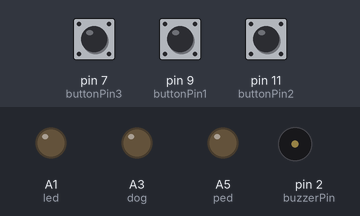
Bench run of a sketch on a simulated Arduino Uno, built with avr-gcc and run on an emulated ATmega328P. Shown: output pins drawn as LEDs (lit = HIGH), buzzer (waves = sounding). The inputs (shaded band) are chosen by the test bench; at power-on: pin 7 (buttonPin3) LOW, pin 9 (buttonPin1) LOW, pin 11 (buttonPin2) LOW.

Above: at 1.2 s.
1.3 s: pin 7 (buttonPin3) pulled HIGH for 0.15 s
At 1.76 s:
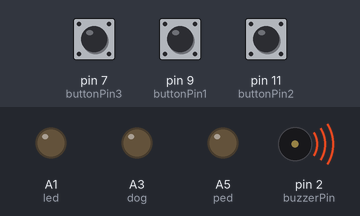
4.3 s: pin 9 (buttonPin1) pulled HIGH for 3.2 s
At 6.05 s:
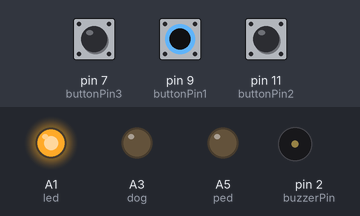
9.0 s: pin 11 (buttonPin2) pulled HIGH for 3.2 s
At 10.52 s:
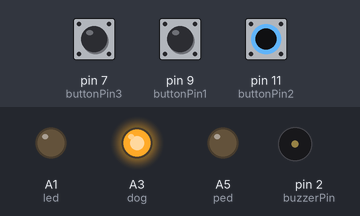
Timing chart, 0 to 16.5 s (numbered marks = the images above; inputs shaded):
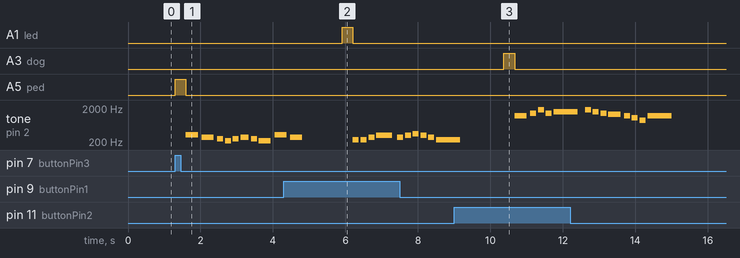

The sketch:

Jukebox_Code.ino
```cpp
#include "pitches.h"
const int buttonPin1 = 9;
const int buttonPin2 = 11;
const int buttonPin3 = 7;
int buttonState1 = 0;
int buttonState2 = 0;
int buttonState3 = 0;
const int buzzerPin = 2;
static int led = A1;
static int dog = A3;
static int ped = A5;
int nightsMelody[] = {
 233,233,277,311,277,311,349,311,277,233
 };

int nightsDurations[] = {
  8,8,8,3,8,8,8,8,8,2
};
int maskMelody[] = {
NOTE_D6,NOTE_F6,NOTE_A6,NOTE_F6,NOTE_G6,NOTE_A6,NOTE_G6,
NOTE_F6,NOTE_E6,NOTE_D6,NOTE_C6,NOTE_A5,NOTE_D6
};
int beatsPerMinute = 45;
int maskDurations[] = {
  4,8,8,8,2,8,8,8,4,8,8,8,2
};
int replayMelody[] = {
  NOTE_E4, NOTE_CS4,NOTE_B3,NOTE_A3,NOTE_B3,NOTE_CS4,NOTE_B3,NOTE_A3,NOTE_E4,NOTE_CS4

};
int replayDurations[] = {
  4,4,8,8,8,6,8,4,4,4
};
void setup() {
  // put your setup code here, to run once:

  pinMode(buttonPin1, INPUT);
    pinMode(buttonPin2, INPUT);
      pinMode(buttonPin3, INPUT);
   pinMode(led,OUTPUT);
      pinMode(dog,OUTPUT);
         pinMode(ped,OUTPUT);
}

void loop() {
  buttonState1 = digitalRead(buttonPin1);
  buttonState2 = digitalRead(buttonPin2);
  buttonState3 = digitalRead(buttonPin3);
  // put your main code here, to run repeatedly:
  if (buttonState1 == HIGH) {
   digitalWrite(led,HIGH);   // turn the LED on (HIGH is the voltage level)
  delay(300);                       // wait for a second
  digitalWrite(led,LOW);    // turn the LED off by making the voltage LOW
  delay(0);
   playNights();

   }

   if (buttonState2 == HIGH) {
       digitalWrite(dog,HIGH);   // turn the LED on (HIGH is the voltage level)
  delay(300);                       // wait for a second
  digitalWrite(dog,LOW);    // turn the LED off by making the voltage LOW
  delay(0);
     playMask();

   }
   if (buttonState3 == HIGH) {
   digitalWrite(ped,HIGH);   // turn the LED on (HIGH is the voltage level)
  delay(300);                       // wait for a second
  digitalWrite(ped,LOW);    // turn the LED off by making the voltage LOW
  delay(0);
    playReplay();

   }
}
void playNights(){
  // iterate over the notes of the melody:
  int len = sizeof(nightsMelody)/sizeof(nightsMelody[0]);
  for (int thisNote = 0; thisNote < len; thisNote++) {

    // to calculate the note duration, take one second divided by the note type.
    //e.g. quarter note = 1000 / 4, eighth note = 1000/8, etc.
    int noteDuration = static_cast<int>(1000 / nightsDurations[thisNote] * 60 / beatsPerMinute);
    tone(buzzerPin, nightsMelody[thisNote], noteDuration);

    // to distinguish the notes, set a minimum time between them.
    // the note's duration + 30% seems to work well:
    int pauseBetweenNotes = noteDuration * 1.30;
    delay(pauseBetweenNotes);
    // stop the tone playing:
    noTone(buzzerPin);
  }
  // Pause before playing again
  delay(1000);
}

void playMask(){
  // iterate over the notes of the melody:
  int len = sizeof(maskMelody)/sizeof(maskMelody[0]);
  for (int thisNote = 0; thisNote < len; thisNote++) {

    // to calculate the note duration, take one second divided by the note type.
    //e.g. quarter note = 1000 / 4, eighth note = 1000/8, etc.
    int noteDuration = static_cast<int>(1000 / maskDurations[thisNote] * 60 / beatsPerMinute);
    tone(buzzerPin, maskMelody[thisNote], noteDuration);

    // to distinguish the notes, set a minimum time between them.
    // the note's duration + 30% seems to work well:
    int pauseBetweenNotes = noteDuration * 1.30;
    delay(pauseBetweenNotes);
    // stop the tone playing:
    noTone(buzzerPin);
  }
  // Pause before playing again
  delay(1000);
}

void playReplay(){
  // iterate over the notes of the melody:
  int len = sizeof(replayMelody)/sizeof(replayMelody[0]);
  for (int thisNote = 0; thisNote < len; thisNote++) {

    // to calculate the note duration, take one second divided by the note type.
    //e.g. quarter note = 1000 / 4, eighth note = 1000/8, etc.
    int noteDuration = static_cast<int>(1000 / replayDurations[thisNote] * 60 / beatsPerMinute);
    tone(buzzerPin, replayMelody[thisNote], noteDuration);

    // to distinguish the notes, set a minimum time between them.
    // the note's duration + 30% seems to work well:
    int pauseBetweenNotes = noteDuration * 1.30;
    delay(pauseBetweenNotes);
    // stop the tone playing:
    noTone(buzzerPin);
  }
  // Pause before playing again
  delay(1000);
}
```

pitches.h
```cpp
/*************************************************
 * Public Constants
 *************************************************/

#define NOTE_B0  31
#define NOTE_C1  33
#define NOTE_CS1 35
#define NOTE_D1  37
#define NOTE_DS1 39
#define NOTE_E1  41
#define NOTE_F1  44
#define NOTE_FS1 46
#define NOTE_G1  49
#define NOTE_GS1 52
#define NOTE_A1  55
#define NOTE_AS1 58
#define NOTE_B1  62
#define NOTE_C2  65
#define NOTE_CS2 69
#define NOTE_D2  73
#define NOTE_DS2 78
#define NOTE_E2  82
#define NOTE_F2  87
#define NOTE_FS2 93
#define NOTE_G2  98
#define NOTE_GS2 104
#define NOTE_A2  110
#define NOTE_AS2 117
#define NOTE_B2  123
#define NOTE_C3  131
#define NOTE_CS3 139
#define NOTE_D3  147
#define NOTE_DS3 156
#define NOTE_E3  165
#define NOTE_F3  175
#define NOTE_FS3 185
#define NOTE_G3  196
#define NOTE_GS3 208
#define NOTE_A3  220
#define NOTE_AS3 233
#define NOTE_B3  247
#define NOTE_C4  262
#define NOTE_CS4 277
#define NOTE_D4  294
#define NOTE_DS4 311
#define NOTE_E4  330
#define NOTE_F4  349
#define NOTE_FS4 370
#define NOTE_G4  392
#define NOTE_GS4 415
#define NOTE_A4  440
#define NOTE_AS4 466
#define NOTE_B4  494
#define NOTE_C5  523
#define NOTE_CS5 554
#define NOTE_D5  587
#define NOTE_DS5 622
#define NOTE_E5  659
#define NOTE_F5  698
#define NOTE_FS5 740
#define NOTE_G5  784
#define NOTE_GS5 831
#define NOTE_A5  880
#define NOTE_AS5 932
#define NOTE_B5  988
#define NOTE_C6  1047
#define NOTE_CS6 1109
#define NOTE_D6  1175
#define NOTE_DS6 1245
#define NOTE_E6  1319
#define NOTE_F6  1397
#define NOTE_FS6 1480
#define NOTE_G6  1568
#define NOTE_GS6 1661
#define NOTE_A6  1760
#define NOTE_AS6 1865
#define NOTE_B6  1976
#define NOTE_C7  2093
#define NOTE_CS7 2217
#define NOTE_D7  2349
#define NOTE_DS7 2489
#define NOTE_E7  2637
#define NOTE_F7  2794
#define NOTE_FS7 2960
#define NOTE_G7  3136
#define NOTE_GS7 3322
#define NOTE_A7  3520
#define NOTE_AS7 3729
#define NOTE_B7  3951
#define NOTE_C8  4186
#define NOTE_CS8 4435
#define NOTE_D8  4699
#define NOTE_DS8 4978
```

Measured:
- after the input at 1.3 s, A5 (ped): LOW → HIGH at once, → LOW 0.30 s later; tone on pin 2 (buzzerPin): plays 330 Hz for 0.33 s, 277 Hz for 0.33 s, 247 Hz for 0.17 s, 220 Hz for 0.17 s, 247 Hz for 0.17 s, 277 Hz for 0.22 s … (9 notes in this stretch), starting after 0.30 s
- after the input at 4.3 s, A1 (led): LOW → HIGH after 1.6 s, → LOW 0.30 s later
- after the input at 9.0 s, A3 (dog): LOW → HIGH after 1.4 s, → LOW 0.30 s later
